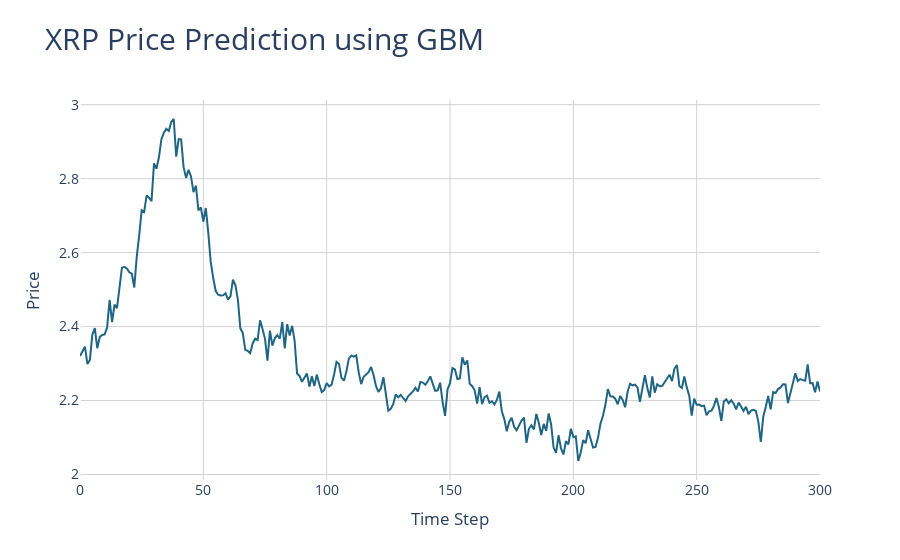

Notebook code cell kept with this figure:
### Code cell
# Create the plot
fig = go.Figure()

# Add the simulated prices line
fig.add_trace(go.Scatter(
    x=list(range(len(simulated_prices))),
    y=simulated_prices,
    mode='lines',
    name='Simulated Prices',
    line=dict(color='#206583', width=2)
))

# Update layout for aesthetics
fig.update_layout(
    title={
        'text': 'XRP Price Prediction using GBM',
        'font': {
            'size': 30
        }
    },
    xaxis_title='Time Step',
    yaxis_title='Price',
    font=dict(size=14),
    plot_bgcolor='white',
    xaxis=dict(showgrid=True, gridcolor='lightgrey'),
    yaxis=dict(showgrid=True, gridcolor='lightgrey')
)

### Figure 1 — Plotly figure (JSON) as saved in the notebook; plotly's stock layout.template omitted (floating-point values rounded to 4 significant figures; data arrays with more than 128 entries replaced by an {"elided": "..."} marker saying what was removed)
{"data": [{"line": {"color": "#206583", "width": 2}, "mode": "lines", "name": "Simulated Prices", "type": "scatter", "x": {"elided": "301 int values"}, "y": {"elided": "301 float values"}}], "layout": {"font": {"size": 14}, "plot_bgcolor": "white", "title": {"font": {"size": 30}, "text": "XRP Price Prediction using GBM"}, "xaxis": {"gridcolor": "lightgrey", "showgrid": true, "title": {"text": "Time Step"}}, "yaxis": {"gridcolor": "lightgrey", "showgrid": true, "title": {"text": "Price"}}}}
